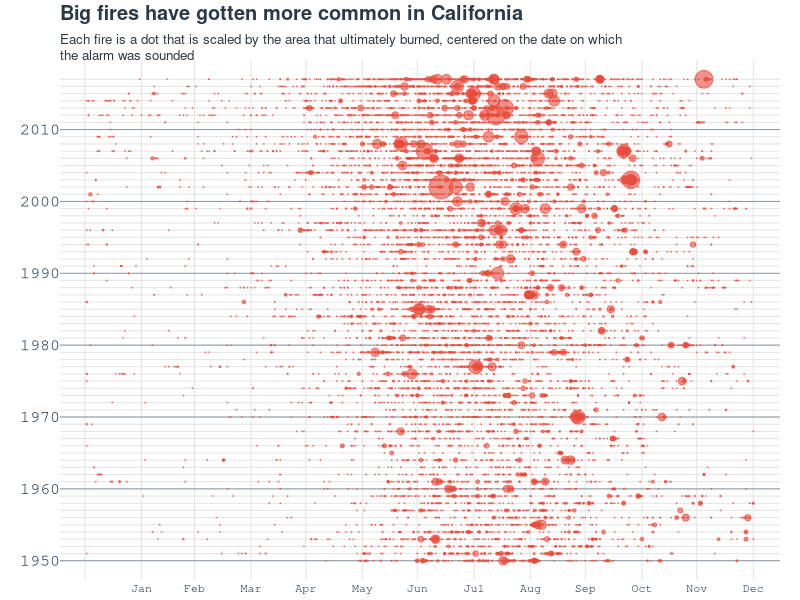

Here is the R script that generated this plot:
## ---- chunk 1
# download.file(url = "https://raw.githubusercontent.com/BuzzFeedNews/2018-07-wildfire-trends/master/data/calfire_frap.csv", destfile = "09-calfire_frap.csv")
data <- read.delim(file = "09-calfire_frap.csv", sep = ",")

date_lvls <- seq.Date(
    as.Date("1950/01/01"),
    as.Date("2017/12/31"),
    1
)
md <- names(table(substr(date_lvls, 6, 10)))

data$reporting_date <- factor(data$alarm_date, levels = as.character.Date(date_lvls), ordered = TRUE)
data$reporting_date <- as.Date(data$reporting_date)
data <- data[order(data$reporting_date), ]
data$md <- substr(x = data$reporting_date, 6, 10)
data$md <- factor(x = data$md, levels = md, ordered = TRUE)
## ---- chunk 2
par(
    mar = c(1, 3, 3, 1),
    family = "mono"
)
plot(
    NA,
    pch = NA,
    axes = FALSE,
    ylim = c(1950, 2017),
    xlim = c(1, 366)
)
abline(
    h = 1950:2017,
    v = c(0, cumsum(table(substr(md, 1, 2)))),
    col = "gray90"
)
abline(
    h = seq(1950, 2010, 10),
    col = adjustcolor("#34495e", 0.5),
    lwd = 1
)
symb_cols <- adjustcolor(
    col = "#e74c3c",
    alpha.f = 0.6
)
symbols(
    x = data$md,
    y = data$year_,
    add = TRUE,
    circles = sqrt(data$gis_acres / pi),
    inches = 0.12,
    bty = "n",
    pch = 19,
    bg = symb_cols,
    fg = symb_cols
)
axis(
    side = 1,
    at = cumsum(table(substr(md, 1, 2))),
    labels = month.abb,
    tick = FALSE,
    col.axis = "#34495e",
    line = -1.2,
    cex.axis = 0.7
)
axis(
    side = 2,
    at = seq(1950, 2010, 10),
    las = 2,
    tick = FALSE,
    line = -1,
    col.axis = "#34495e"
)

title(
    "Big fires have gotten more common in California",
    adj = 0,
    line = 2,
    family = "Helvetica",
    col.main = "#2C3A47"
)
title(
    "Each fire is a dot that is scaled by the area that ultimately burned, centered on the date on which\nthe alarm was sounded",
    adj = 0,
    line = 0,
    font.main = 1,
    cex.main = 0.8,
    family = "Helvetica",
    col.main = "#2C3A47"
)
